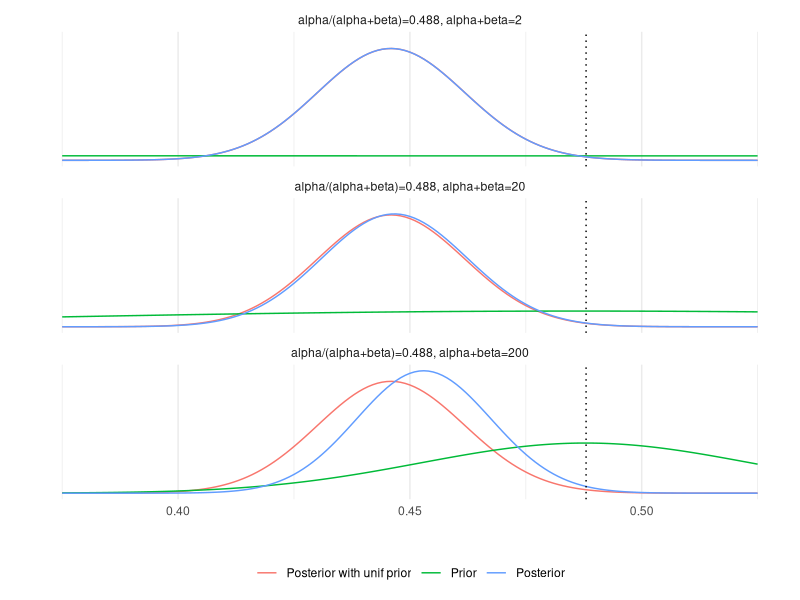

This chart was generated by the following R code:
## ---- chunk 1
library(ggplot2)
theme_set(theme_minimal())
library(tidyr)
## ---- chunk 2
a <- 437
b <- 543
## ---- chunk 3
df1 <- data.frame(theta = seq(0.375, 0.525, 0.001))
## ---- chunk 4
df1$pu <- dbeta(df1$theta, a+1, b+1)
## ---- chunk 5
n <- c(2, 20, 200) # prior counts
apr <- 0.488 # prior ratio of success

# helperf returns for given number of prior observations, prior ratio
# of successes, number of observed successes and failures and a data
# frame with values of theta, a new data frame with prior and posterior
# values evaluated at points theta.
helperf <- function(n, apr, a, b, df)
  cbind(df, pr = dbeta(df$theta, n*apr, n*(1-apr)), po = dbeta(df$theta, n*apr + a, n*(1-apr) + b), n = n)
# lapply function over prior counts n and gather results into key-value pairs.
df2 <- lapply(n, helperf, apr, a, b, df1) %>% do.call(rbind, args = .) %>%
  gather(grp, p, -c(theta, n), factor_key = T)
# add correct labels for plotting
df2$title <- factor(paste0('alpha/(alpha+beta)=0.488, alpha+beta=',df2$n))
levels(df2$grp) <- c('Posterior with unif prior', 'Prior', 'Posterior')
## ---- chunk 6
ggplot(data = df2) +
  geom_line(aes(theta, p, color = grp)) +
  geom_vline(xintercept = 0.488, linetype = 'dotted') +
  facet_wrap(~title, ncol = 1) +
  labs(x = '', y = '') +
  scale_y_continuous(breaks = NULL) +
  theme(legend.position = 'bottom', legend.title = element_blank())
